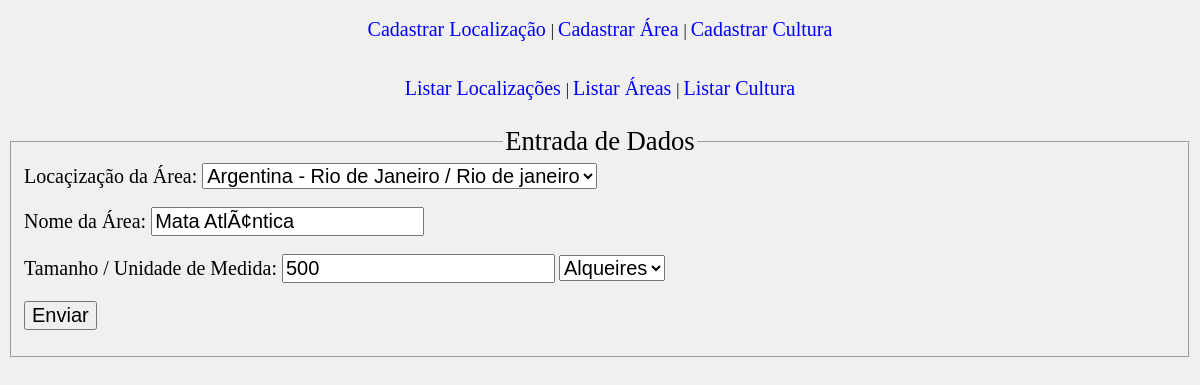
Screenshot of /form_alterar_area.php?id=2 with the database file from the repository.
### tables this page shows
CREATE TABLE IF NOT EXISTS `area` (
  `ID_area` int(11) NOT NULL AUTO_INCREMENT,
  `cod_localizacao` int(100) NOT NULL,
  `nome` varchar(100) NOT NULL,
  `uni_medida` varchar(10) NOT NULL,
  `tamanho` int(100) NOT NULL,
  PRIMARY KEY (`ID_area`),
  KEY `cod_localizacao` (`cod_localizacao`)
);

CREATE TABLE IF NOT EXISTS `localizacao` (
  `ID_localizacao` int(100) NOT NULL AUTO_INCREMENT,
  `pais` varchar(50) NOT NULL,
  `estado` varchar(50) NOT NULL,
  `municipio` varchar(50) NOT NULL,
  PRIMARY KEY (`ID_localizacao`)
);

### form_alterar_area.php (the view, shortened to what this page needs)
<?php
	include "conexao.php";
	include "funcao.php";
?>
<html>
	<head>
		<link rel="stylesheet" href="estilos.css"/>
	</head>
	<body class="corpo">
		<?php
			$id = $_GET["id"];
			$select = "SELECT * FROM area WHERE ID_area = $id";
			$resultado = mysqli_query($link, $select) or die (mysqli_error($link));
			$linha = mysqli_fetch_array($resultado);
		?>
		<fieldset>
			<legend>Entrada de Dados</legend>
			<form action="altera_area.php" method="post">
				<label>Locaçização da Área: </label>
				<select name="localizacao">
					<?php
						$select = "select * from localizacao";
						$resultado = mysqli_query($link, $select) or die(mysqli_error($link));
						while($linha1 = mysqli_fetch_array($resultado)){
							echo "<option value='" . $linha1["ID_localizacao"] . "' ";
							if ( $linha1['ID_localizacao'] == $linha['cod_localizacao'] ){
								echo " selected ";
							}
							echo "> " . $linha1["pais"] .
							" - " . $linha1["estado"] . " / " . $linha1["municipio"] . "</option>";
						}
					?>
				</select>
				<br />
				<br />
				<label>Nome da Área: </label>
				<input type="text" value="<?=$linha['nome']?>" name="nomeArea"/>
				<br />
				<br />
				<label>Tamanho / Unidade de Medida: </label>
				<input type="number" value="<?=$linha['tamanho']?>" name="tamanho"/>
				<select name="unidade">
					<option value="Alqueires" <?php if($linha['uni_medida'] == "Alqueires"){
						echo "selected";
					} ?> >Alqueires</option>
				</select>
				<br />
				<br />
				<input type="submit" value="Enviar"/>
			</form>
		</fieldset>
	</body>
</html>

### estilos.css (style rules this page uses)
.corpo { background-color: rgb(240, 240, 240); }
label, input, select { font-size: 20px; }
legend { margin: 0 auto; font-size: 20pt; }

### rows the page displays
area: localizacao "Argentina - Rio de Janeiro / Rio de janeiro", nomeArea "Mata AtlÃ¢ntica", tamanho "500", unidade "Alqueires"
